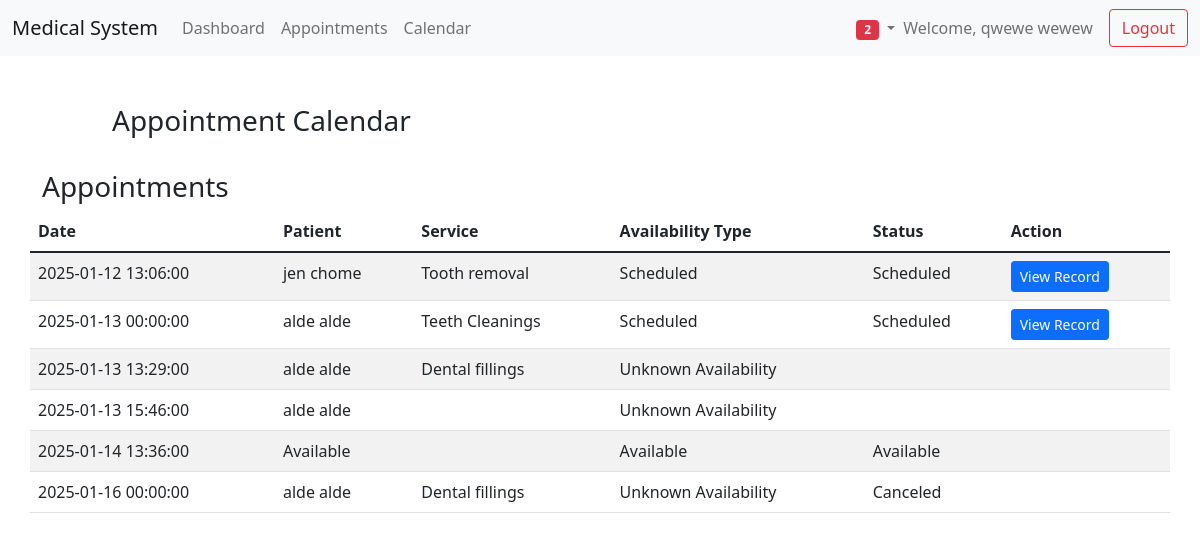
The page /doctor_dashboard.php (signed in) on the database as committed earlier.
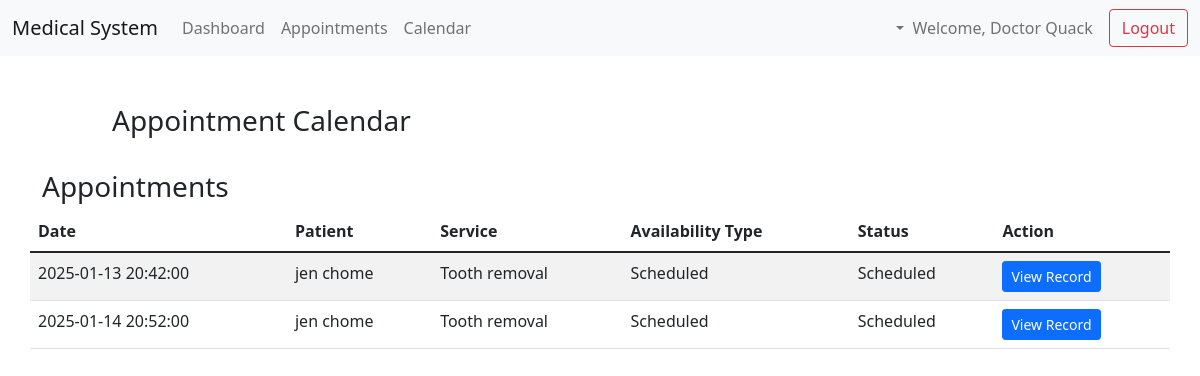
The same page on the database as committed later.
### tables this page shows
CREATE TABLE `doctors` (
  `id` int(11) NOT NULL,
  `user_id` int(11) DEFAULT NULL,
  `first_name` varchar(50) NOT NULL,
  `last_name` varchar(50) NOT NULL,
  `specialization` varchar(100) NOT NULL,
  `address` varchar(255) DEFAULT NULL,
  `phone_number` varchar(20) DEFAULT NULL,
  `emergency_contact_name` varchar(255) DEFAULT NULL,
  `emergency_contact_phone` varchar(20) DEFAULT NULL,
  `medical_conditions` text DEFAULT NULL
);

CREATE TABLE `appointments` (
  `id` int(11) NOT NULL,
  `doctor_id` int(11) NOT NULL,
  `appointment_date` datetime NOT NULL,
  `service` varchar(255) DEFAULT NULL,
  `status` enum('available','scheduled','approved','rejected','not_available','not_available_morning','not_available_afternoon','not_available_full_day','requested','canceled') NOT NULL,
  `availability_type` enum('full_day','morning','afternoon') NOT NULL,
  `patient_id` int(11) DEFAULT NULL,
  `is_available` tinyint(1) DEFAULT 1,
  `slot_limit` int(11) DEFAULT 1,
  `current_slot_count` int(11) DEFAULT 0
);

CREATE TABLE `patients` (
  `id` int(11) NOT NULL,
  `user_id` int(11) DEFAULT NULL,
  `first_name` varchar(50) NOT NULL,
  `last_name` varchar(50) NOT NULL,
  `date_of_birth` date NOT NULL,
  `address` varchar(255) DEFAULT NULL,
  `phone_number` varchar(20) DEFAULT NULL,
  `emergency_contact_name` varchar(255) DEFAULT NULL,
  `emergency_contact_phone` varchar(20) DEFAULT NULL,
  `medical_conditions` text DEFAULT NULL
);

### doctor_dashboard.php (the view, shortened to what this page needs)
<?php
require_once 'db_connect.php';
$user_id = $_SESSION['user_id'];
$stmt = $pdo->prepare('SELECT * FROM doctors WHERE user_id = ?');
$stmt->execute([$user_id]);
$doctor = $stmt->fetch();
$stmt = $pdo->prepare("
    SELECT a.*, p.first_name, p.last_name, p.date_of_birth, a.service
    FROM appointments a
    LEFT JOIN patients p ON a.patient_id = p.id
    WHERE a.doctor_id = ?
    ORDER BY a.appointment_date
");
$stmt->execute([$doctor['id']]);
$appointments = $stmt->fetchAll();
?>
<!DOCTYPE html>
<html lang="en">
<head>
    <link href="https://cdn.jsdelivr.net/npm/bootstrap@5.1.3/dist/css/bootstrap.min.css" rel="stylesheet">
    <link href='https://cdn.jsdelivr.net/npm/fullcalendar@5.10.2/main.css' rel='stylesheet' />
</head>
<body>
    <?php include 'navbar.php'; ?>
    <div class="container mt-5">
        <div id="calendar" class="row mt-4">
            <div class="col-md-12">
                <h3>Appointment Calendar</h3>
            </div>
        </div>
        <div id="appointments" class="row mt-4">
            <h3>Appointments</h3>
            <table class="table table-striped">
                <thead>
                    <tr>
                        <th>Date</th>
                        <th>Patient</th>
                        <th>Service</th>
                        <th>Availability Type</th>
                        <th>Status</th>
                        <th>Action</th>
                    </tr>
                </thead>
                <tbody>
                    <?php foreach ($appointments as $appointment): ?>
                    <tr>
                        <td><?php echo htmlspecialchars($appointment['appointment_date'] ?? ''); ?></td>
                        <td>
                            <?php
                            if ($appointment['status'] == 'available') {
                                echo 'Available';
                            } else {
                                echo htmlspecialchars(($appointment['first_name'] ?? '') . ' ' . ($appointment['last_name'] ?? ''));
                            }
                            ?>
                        </td>
                        <td><?php echo htmlspecialchars($appointment['service'] ?? ''); ?></td>
                        <td>
                            <?php
                            if ($appointment['status'] == 'scheduled' || $appointment['status'] == 'approved') {
                                echo 'Scheduled';
                            } elseif ($appointment['availability_type'] == 'full_day' && $appointment['status'] == 'not_available') {
                                echo 'Not Available (Full Day)';
                            } elseif ($appointment['availability_type'] == 'morning') {
                                echo 'Not Available (Morning)';
                            } elseif ($appointment['availability_type'] == 'afternoon') {
                                echo 'Not Available (Afternoon)';
                            } elseif ($appointment['availability_type'] == 'full_day' && $appointment['status'] == 'available') {
                                echo 'Available';
                            } else {
                                echo 'Unknown Availability';
                            }
                            ?>
                        </td>
                        <td><?php echo htmlspecialchars(ucfirst($appointment['status'] ?? '')); ?></td>
                        <td>
                            <?php if ($appointment['status'] == 'scheduled'): ?>
                            <a href="view_patient_record.php?patient_id=<?php echo $appointment['patient_id']; ?>"
                                class="btn btn-primary btn-sm">View Record</a>
                            <?php endif; ?>
                        </td>
                    </tr>
                    <?php endforeach; ?>
                </tbody>
            </table>
        </div>
    </div>
</body>
</html>

### navbar.php (shortened to what this page needs)
<?php
require_once 'db_connect.php';
$user_type = $_SESSION['user_type'] ?? '';
$user_id = $_SESSION['user_id'] ?? '';
$unread_count = 0;
if ($user_type === 'doctor') {
    $stmt = $pdo->prepare('SELECT first_name, last_name FROM doctors WHERE user_id = ?');
    $stmt->execute([$user_id]);
    $user = $stmt->fetch();
    $stmt = $pdo->prepare('SELECT * FROM notifications WHERE user_id = ? AND is_read = 0');
    $stmt->execute([$user_id]);
    $notifications = $stmt->fetchAll();
    $unread_count = count($notifications);
}
$first_name = $user['first_name'] ?? '';
$last_name = $user['last_name'] ?? '';
?>
<nav class="navbar navbar-expand-lg navbar-light bg-light">
    <div class="container-fluid">
        <a class="navbar-brand" href="#">Medical System</a>
        <div class="collapse navbar-collapse" id="navbarNav">
            <ul class="navbar-nav me-auto">
                <li class="nav-item">
                    <a class="nav-link" href="<?php echo $user_type; ?>_dashboard.php">Dashboard</a>
                </li>
                <?php if ($user_type === 'doctor'): ?>
                <li class="nav-item">
                    <a class="nav-link" href="#appointments">Appointments</a>
                </li>
                <?php elseif ($user_type === 'patient'): ?>
                <li class="nav-item">
                    <a class="nav-link" href="#request-appointment">Request Appointment</a>
                </li>
                <?php endif; ?>
                <li class="nav-item">
                    <a class="nav-link" href="#calendar">Calendar</a>
                </li>
            </ul>
            <?php if ($user_type === 'doctor' || ($user_type === 'patient' && $user)): ?>
            <ul class="navbar-nav">
                <li class="nav-item dropdown">
                    <a class="nav-link dropdown-toggle" href="#" id="navbarDropdown" role="button"
                        data-bs-toggle="dropdown" aria-expanded="false">
                        <?php if ($unread_count > 0): ?>
                        <span class="badge bg-danger" id="unread-count"><?php echo $unread_count; ?></span>
                        <?php endif; ?>
                    </a>
                </li>
            </ul>
            <?php endif; ?>
            <span class="navbar-text me-3">
                Welcome, <?php echo htmlspecialchars($first_name . ' ' . $last_name); ?>
            </span>
            <a href="logout.php" class="btn btn-outline-danger">Logout</a>
        </div>
    </div>
</nav>

### doctor_dashboard.php (style rules this page uses)
#calendar { max-width: 1000px; margin: 0 auto; }

Rows that differ between the two databases and show on the page:
removed appointments: appointment_date "2025-01-12 13:06:00", patient.last_name "jen chome", service "Tooth removal", shows "Scheduled", status "Scheduled"
removed appointments: appointment_date "2025-01-13 00:00:00", patient.last_name "alde alde", service "Teeth Cleanings", shows "Scheduled", status "Scheduled"
removed appointments: appointment_date "2025-01-13 13:29:00", patient.last_name "alde alde", service "Dental fillings", status "Unknown Availability"
removed appointments: appointment_date "2025-01-13 15:46:00", patient.last_name "alde alde", status "Unknown Availability"
removed appointments: appointment_date "2025-01-14 13:36:00", shows "Available", availability_type "Available", status "Available"
removed appointments: appointment_date "2025-01-16 00:00:00", patient.last_name "alde alde", service "Dental fillings", availability_type "Unknown Availability", status "Canceled"
changed doctors: first_name+last_name "qwewe wewew" → "Doctor Quack"
added appointments: appointment_date "2025-01-13 20:42:00", patient.last_name "jen chome", service "Tooth removal", shows "Scheduled", status "Scheduled"
added appointments: appointment_date "2025-01-14 20:52:00", patient.last_name "jen chome", service "Tooth removal", shows "Scheduled", status "Scheduled"
Other text that changed with them:
$unread_count: "2" → (not shown)
